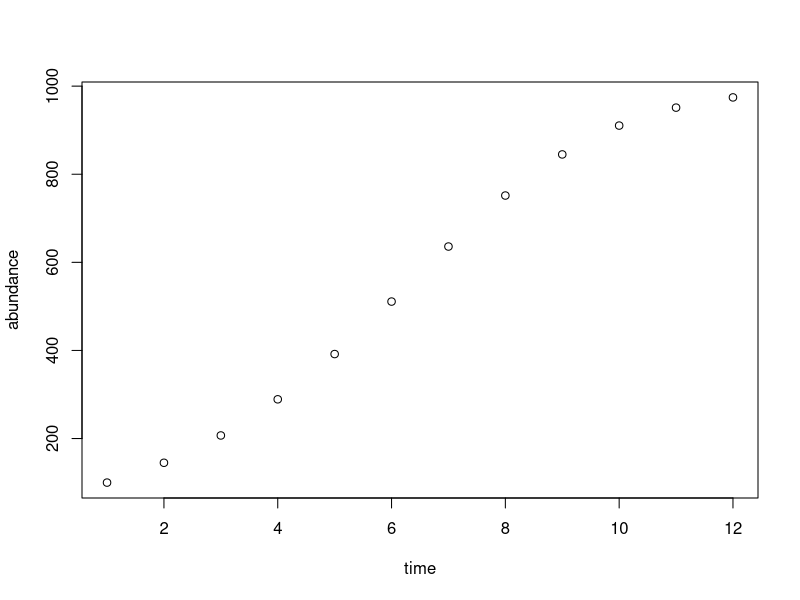

Here is the R script that generated this plot:
#### Lab 08  ####
### Natalie Pelton ### 
### 03/15/2020 ### 

# Question 3, part a- c


Logistic_Growth_Model_Plot <- function ( r, K, t, n ) {
# r is the intrinsic growth rate 
# K is the carrying capacity 
# t is the total number of generations
# n is the initial population size

abundance <- rep ( n , t )

for (i in 2:t) {
  abundance[i] <- abundance[i-1] + ( r * abundance[i-1] * (K - abundance[i-1])/K )
}

time <- c (1:t)

plot (time, abundance)


return(plot) 
}

# Question 3, part d 
Logistic_Growth_Model_Plot (0.5, 1000, 12, 100 )

# Question 3, part e 
Logistic_Growth_Model_Matrix<- function ( r, K, t, n ) {
  # r is the intrinsic growth rate 
  # K is the carrying capacity 
  # t is the total number of generations
  # n is the initial population size
  
  abundance <- rep ( n , t )
  
  for (i in 2:t) {
    abundance[i] <- abundance[i-1] + ( r * abundance[i-1] * (K - abundance[i-1])/K )
  }
  
  time <- c (1:t)

  matrix_of_results <- cbind ( time, abundance )
  
  return(matrix_of_results)
}

results <- Logistic_Growth_Model_Matrix (0.5, 1000, 12, 10 )
colnames(results) <- c("time", "abundance")
write.csv(x = results, file = "IntrinsicGrowth.csv", row.names = FALSE)

## For problem 3e I used the class GitHub page for help, as cited below
## Flaxmans.“Flaxmans/CompBio_on_git.” GitHub, 12 Mar. 2019, github.com/flaxmans/CompBio_on_git/blob/main/Labs/Lab08/ExampleScript.R. 




